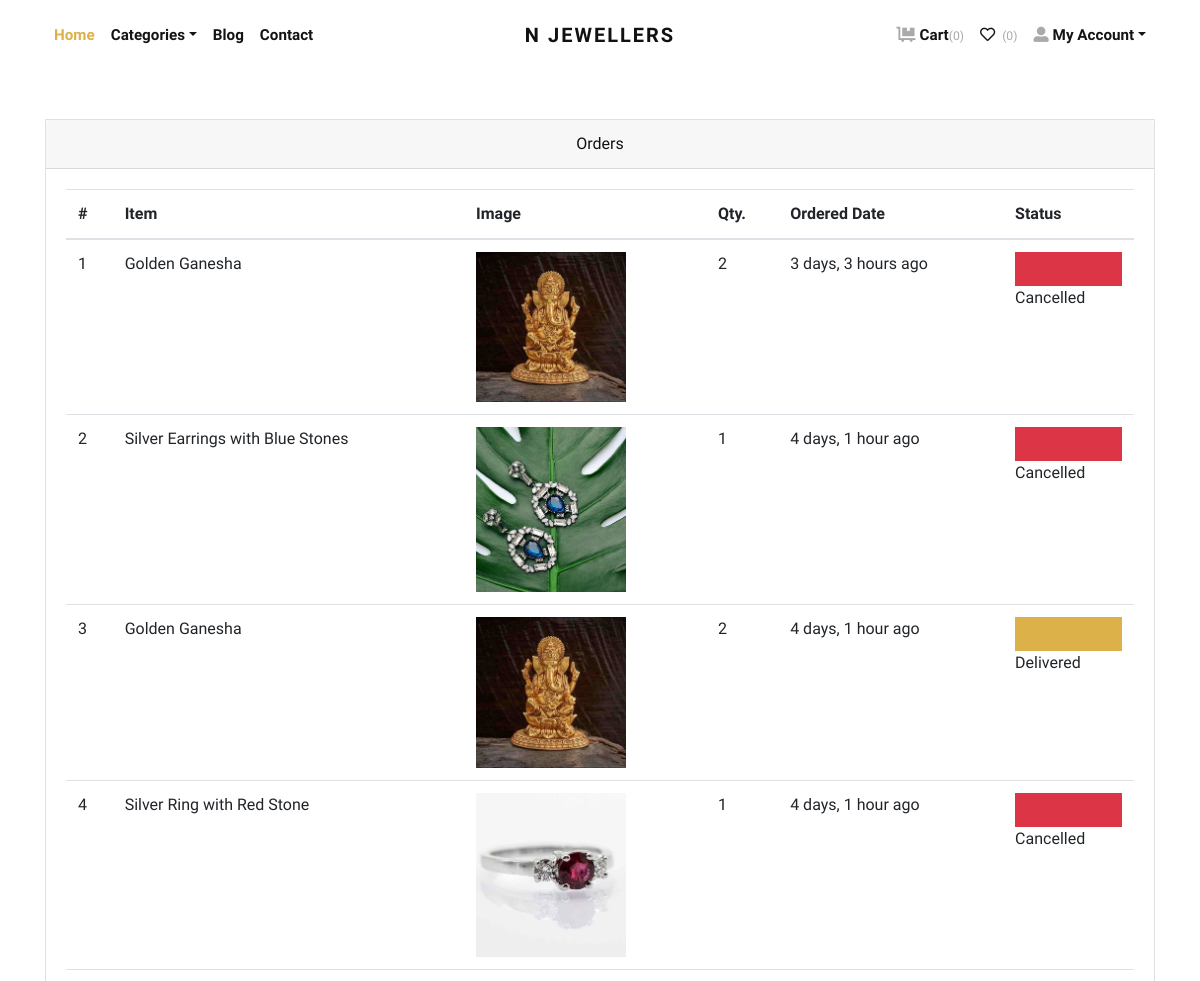
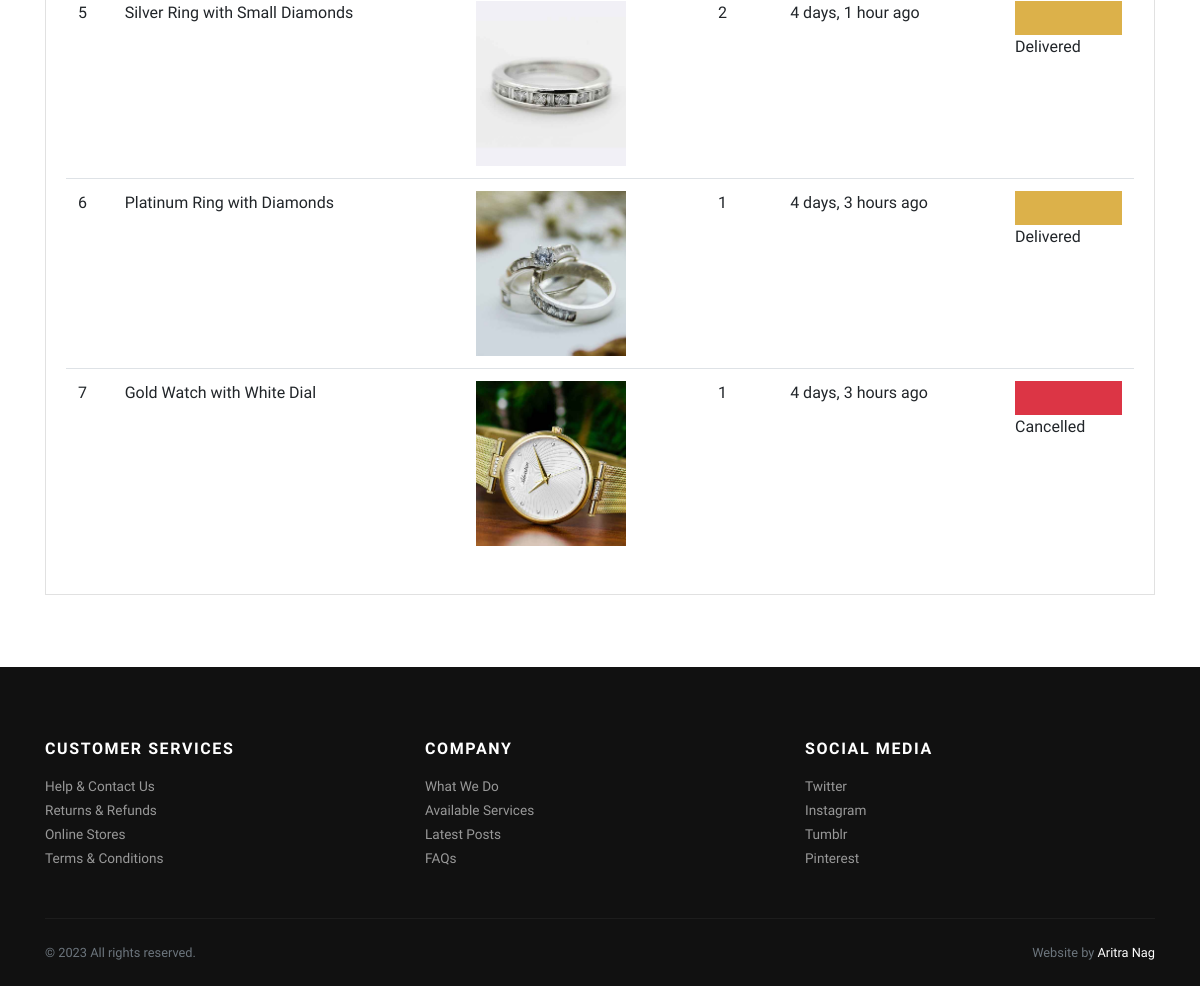
/orders/ (signed in), run on the app's committed database (2 pictures, top to bottom).
### store/models.py (models this page shows, shortened)
class Order(models.Model):
    user = models.ForeignKey(User, verbose_name="User", on_delete=models.CASCADE)
    address = models.ForeignKey(Address, verbose_name="Shipping Address", on_delete=models.CASCADE)
    product = models.ForeignKey(Product, verbose_name="Product", on_delete=models.CASCADE)
    quantity = models.PositiveIntegerField(verbose_name="Quantity")
    ordered_date = models.DateTimeField(auto_now_add=True, verbose_name="Ordered Date")
    status = models.CharField(
        choices=STATUS_CHOICES,
        max_length=50,
        default="Pending"
        )

class Product(models.Model):
    title = models.CharField(max_length=150, verbose_name="Product Title")
    slug = models.SlugField(max_length=160, verbose_name="Product Slug")
    sku = models.CharField(max_length=255, unique=True, verbose_name="Unique Product ID (SKU)")
    short_description = models.TextField(verbose_name="Short Description")
    detail_description = models.TextField(blank=True, null=True, verbose_name="Detail Description")
    product_image = models.ImageField(upload_to='product', blank=True, null=True, verbose_name="Product Image")
    price = models.DecimalField(max_digits=8, decimal_places=2)
    category = models.ForeignKey(Category, verbose_name="Product Categoy", on_delete=models.CASCADE)
    is_active = models.BooleanField(verbose_name="Is Active?")
    is_featured = models.BooleanField(verbose_name="Is Featured?")
    created_at = models.DateTimeField(auto_now_add=True, verbose_name="Created Date")
    updated_at = models.DateTimeField(auto_now=True, verbose_name="Updated Date")
    class Meta:
        verbose_name_plural = 'Products'
        ordering = ('-created_at', )

### store/views.py (the view)
# urls.py: path('orders/', views.orders, name="orders"),
@login_required
def orders(request):
    all_orders = Order.objects.filter(user=request.user).order_by('-ordered_date')
    return render(request, 'store/orders.html', {'orders': all_orders})

### store/context_preprocessors.py (called while the page is built)
def store_menu(request):
    categories = Category.objects.filter(is_active=True)
    context = {
        'categories_menu': categories,
    }
    return context

def cart_menu(request):
    if request.user.is_authenticated:
        cart_items= Cart.objects.filter(user=request.user)
        context = {
            'cart_items': cart_items,
        }
    else:
        context = {}
    return context

### templates/store/orders.html (shortened to what this page needs)
{% extends 'base.html' %}
{% load static %}
{% load humanize %}
    {% block content %}
      <div class="container py-5">
        <div class="row">
          <div class="col-lg-12">
            <div class="card mb-4" id="tables">
              <div class="card-header text-center">Orders</div>
              <div class="card-body">
                <table class="table table-hover">
                  <thead>
                    <tr>
                      <th>#</th>
                      <th>Item</th>
                      <th>Image</th>
                      <th>Qty.</th>
                      <th>Ordered Date</th>
                      <th>Status</th>
                    </tr>
                  </thead>
                  <tbody>
                    {% if orders %}
                    {% for order in orders %}
                    <tr>
                      <td>{{forloop.counter}}</td>
                      <td>{{order.product.title}}</td>
                      <td>
                        {% if order.product.product_image %}
                          <img src="{{order.product.product_image.url}}" alt="{{order.product.product_ttile}}" style="width:150px;">
                        {% endif %}
                      </td>
                      <td>{{order.quantity}}</td>
                      <td>{{order.ordered_date|naturaltime}}</td>
                      <td>
                        {% if order.status == 'Delivered' %}
                        <div class="bg-light border border-primary">
                            <div class="p-3 bg-primary" style="width:100%;"></div>
                        </div>
                        {% endif %}
                        {% if order.status == 'Cancelled' %}
                        <div class="bg-light border border-danger">
                            <div class="p-3 bg-danger" style="width:100%;"></div>
                        </div>
                        {% endif %}
                        {{order.status}}
                      </td>
                    </tr>
                    {% endfor %}
                    {% endif %}
                  </tbody>
                </table>
              </div>
            </div>
          </div>
        </div>
      </div>
{% endblock content %}

### jewelryshop/static/css/style.default.css (style rules this page uses)
.border { border: 1px solid #dee2e6 !important; }
.border-primary { border-color: #dcb14a !important; }
.border-danger { border-color: #dc3545 !important; }
body { font-family: "Libre Franklin", sans-serif; font-size: 1rem; font-weight: 400; line-height: 1.5; color: #111111; background-color: #fff; }
.bg-primary { background-color: #dcb14a !important; }
.bg-danger { background-color: #dc3545 !important; }
.bg-light { background-color: #f8f9fa !important; }
.card { background-color: #fff; border: 1px solid rgba(17, 17, 17, 0.125); border-radius: 0; }
.card-body { padding: 1.25rem; }
.card-header { padding: 0.75rem 1.25rem; background-color: rgba(17, 17, 17, 0.03); border-bottom: 1px solid rgba(17, 17, 17, 0.125); }
.card-header:first-child { border-radius: calc(0 - 1px) calc(0 - 1px) 0 0; }

### data on the page
Order: product "Golden Ganesha", product.product_image (picture), quantity "2", ordered_date "3 days, 3 hours ago", status "Cancelled"
Order: product "Silver Earrings with Blue Stones", product.product_image (picture), quantity "1", ordered_date "4 days, 1 hour ago", status "Cancelled"
Order: product "Golden Ganesha", product.product_image (picture), quantity "2", ordered_date "4 days, 1 hour ago", status "Delivered"
Order: product "Silver Ring with Red Stone", product.product_image (picture), quantity "1", ordered_date "4 days, 1 hour ago", status "Cancelled"
Order: product "Silver Ring with Small Diamonds", product.product_image (picture), quantity "2", ordered_date "4 days, 1 hour ago", status "Delivered"
Order: product "Platinum Ring with Diamonds", product.product_image (picture), quantity "1", ordered_date "4 days, 3 hours ago", status "Delivered"
Order: product "Gold Watch with White Dial", product.product_image (picture), quantity "1", ordered_date "4 days, 3 hours ago", status "Cancelled"

### other printed values
{{ cart_items.count }} "0"
